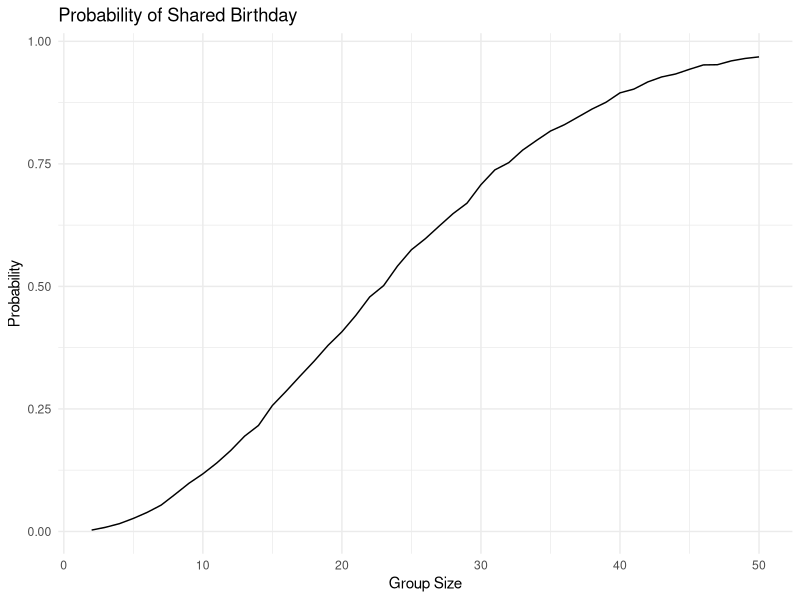

The R source for this figure:
## ---- chunk 1
library(tidyverse)
set.seed(1)
## ---- chunk 2
birthday_match=function(n) {
  birthdays=sample(1:365, size=n, replace=TRUE)
  any(duplicated(birthdays))
}

birthday_match(23)
## ---- chunk 3
birthday_results=
  expand_grid(
    group_size=2:50,
    iter=1:10000
  ) |>
  mutate(
    match=map_lgl(group_size,birthday_match)
  ) |>
  group_by(group_size) |>
  summarize(
    probability=mean(match)
  )
birthday_results
## ---- chunk 4
birthday_results |>
  ggplot(aes(x=group_size, y=probability))+
  geom_line()+
  labs(
    title="Probability of Shared Birthday",
    x="Group Size",
    y="Probability"
  ) +
  theme_minimal()
